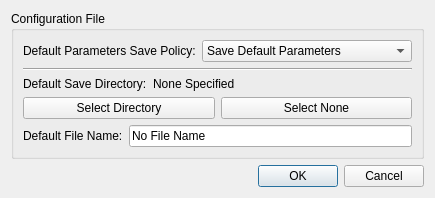
<?xml version="1.0" encoding="UTF-8"?>
<ui version="4.0">
 <class>Settings</class>
 <widget class="QDialog" name="Settings">
  <property name="geometry">
   <rect>
    <x>0</x>
    <y>0</y>
    <width>384</width>
    <height>191</height>
   </rect>
  </property>
  <property name="windowTitle">
   <string>Program Settings</string>
  </property>
  <layout class="QVBoxLayout" name="verticalLayout">
   <item>
    <widget class="QGroupBox" name="groupBox">
     <property name="title">
      <string>Configuration File</string>
     </property>
     <layout class="QVBoxLayout" name="verticalLayout_2">
      <item>
       <layout class="QHBoxLayout" name="horizontalLayout">
        <item>
         <widget class="QLabel" name="label">
          <property name="sizePolicy">
           <sizepolicy hsizetype="Fixed" vsizetype="Preferred">
            <horstretch>0</horstretch>
            <verstretch>0</verstretch>
           </sizepolicy>
          </property>
          <property name="toolTip">
           <string/>
          </property>
          <property name="whatsThis">
           <string>Which default parameters the app will use the next time it will be opened</string>
          </property>
          <property name="text">
           <string>Default Parameters Save Policy:</string>
          </property>
         </widget>
        </item>
        <item>
         <widget class="QComboBox" name="comboBox_savePolicy">
          <item>
           <property name="text">
            <string>Save Default Parameters</string>
           </property>
          </item>
          <item>
           <property name="text">
            <string>Save Last Parameters As Default</string>
           </property>
          </item>
          <item>
           <property name="text">
            <string>Never Save Parameters</string>
           </property>
          </item>
         </widget>
        </item>
       </layout>
      </item>
      <item>
       <widget class="Line" name="line">
        <property name="orientation">
         <enum>Qt::Horizontal</enum>
        </property>
       </widget>
      </item>
      <item>
       <layout class="QHBoxLayout" name="horizontalLayout_2">
        <item>
         <widget class="QLabel" name="label_2">
          <property name="sizePolicy">
           <sizepolicy hsizetype="Fixed" vsizetype="Preferred">
            <horstretch>0</horstretch>
            <verstretch>0</verstretch>
           </sizepolicy>
          </property>
          <property name="toolTip">
           <string/>
          </property>
          <property name="whatsThis">
           <string>Which default save directory the app will use the next time it is opened</string>
          </property>
          <property name="text">
           <string>Default Save Directory:</string>
          </property>
         </widget>
        </item>
        <item>
         <widget class="QLabel" name="label_saveDirectory">
          <property name="text">
           <string>None Specified</string>
          </property>
         </widget>
        </item>
       </layout>
      </item>
      <item>
       <layout class="QHBoxLayout" name="horizontalLayout_5">
        <item>
         <widget class="QPushButton" name="pushButton_selectDirectory">
          <property name="toolTip">
           <string>Specify Default Save Directory</string>
          </property>
          <property name="text">
           <string>Select Directory</string>
          </property>
         </widget>
        </item>
        <item>
         <widget class="QPushButton" name="pushButton_selectNone">
          <property name="toolTip">
           <string>Specify No Default Save Directory</string>
          </property>
          <property name="text">
           <string>Select None</string>
          </property>
         </widget>
        </item>
       </layout>
      </item>
      <item>
       <layout class="QHBoxLayout" name="horizontalLayout_3">
        <item>
         <widget class="QLabel" name="label_3">
          <property name="text">
           <string>Default File Name:</string>
          </property>
         </widget>
        </item>
        <item>
         <widget class="QLineEdit" name="lineEdit_defaultFilename">
          <property name="text">
           <string>No File Name</string>
          </property>
         </widget>
        </item>
       </layout>
      </item>
     </layout>
    </widget>
   </item>
   <item>
    <widget class="QDialogButtonBox" name="buttonBox">
     <property name="sizePolicy">
      <sizepolicy hsizetype="Expanding" vsizetype="Fixed">
       <horstretch>0</horstretch>
       <verstretch>0</verstretch>
      </sizepolicy>
     </property>
     <property name="orientation">
      <enum>Qt::Horizontal</enum>
     </property>
     <property name="standardButtons">
      <set>QDialogButtonBox::Cancel|QDialogButtonBox::Ok</set>
     </property>
    </widget>
   </item>
  </layout>
 </widget>
 <resources/>
 <connections>
  <connection>
   <sender>buttonBox</sender>
   <signal>accepted()</signal>
   <receiver>Settings</receiver>
   <slot>accept()</slot>
   <hints>
    <hint type="sourcelabel">
     <x>248</x>
     <y>254</y>
    </hint>
    <hint type="destinationlabel">
     <x>157</x>
     <y>274</y>
    </hint>
   </hints>
  </connection>
  <connection>
   <sender>buttonBox</sender>
   <signal>rejected()</signal>
   <receiver>Settings</receiver>
   <slot>reject()</slot>
   <hints>
    <hint type="sourcelabel">
     <x>316</x>
     <y>260</y>
    </hint>
    <hint type="destinationlabel">
     <x>286</x>
     <y>274</y>
    </hint>
   </hints>
  </connection>
 </connections>
</ui>
